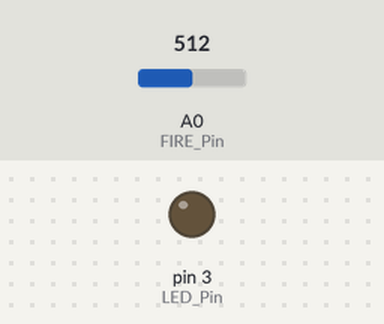
The sketch below on a simulated Arduino Uno, built with avr-gcc and run on an emulated ATmega328P. Parts: output pins drawn as LEDs (lit = HIGH). The inputs (shaded band) are chosen by the test bench; at power-on: A0 (FIRE_Pin) = 512. What the sketch prints to the serial monitor is not drawn.

Above: at 2.8 s.
2.9 s: A0 (FIRE_Pin) set to 537
At 5.1 s:
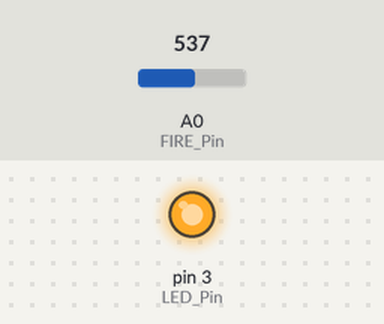
7.5 s: A0 (FIRE_Pin) set to 511
At 9.2 s:
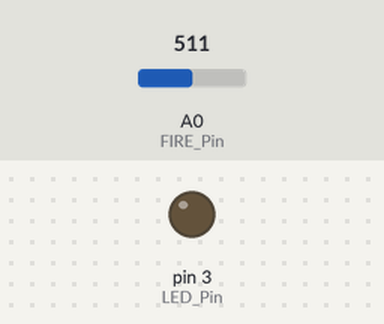
9.5 s: A0 (FIRE_Pin) set to 716
At 10.9 s:
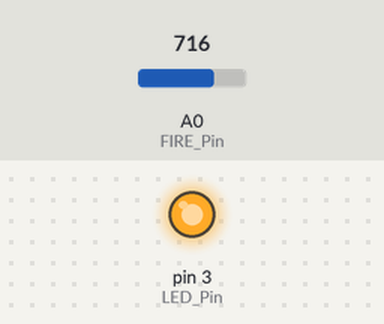
Timing chart, 0 to 12.5 s (numbered marks = the images above; inputs shaded):
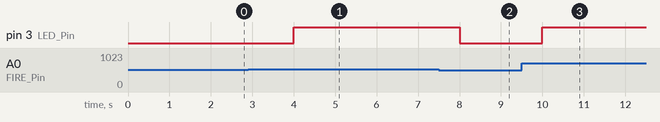

The sketch:

code.ino
```cpp
// (licence header left out)
#define FIRE_Pin A0  // 火焰传感器管脚，电压值0-1024
#define LED_Pin 3    // 报警指示灯管脚


int incomingByte = 0;             // 接收到的 data byte
String inputString = "";          // 用来储存接收到的内容
boolean newLineReceived = false;  // 前一次数据结束标志
boolean startBit = false;         //协议开始标志
int flag = 0;


String returntemp = "";  //存储返回值
int g_FIRE = 0;
int g_FIREThreshold = 50;

/*printf格式化字符串初始化*/
int serial_putc(char c, struct __file*) {
  Serial.write(c);
  return c;
}
void printf_begin(void) {
  fdevopen(&serial_putc, 0);
}
/**
* Function       setup
* @author        jeiker
* @date          2024.06.04
* @brief         初始化配置
* @param[in]     void
* @retval        void
* @par History   无
*/
void setup() {
  pinMode(LED_Pin, OUTPUT);  //初始化LED IO口为输出方式
  Serial.begin(9600);        //波特率9600 （WIFI通讯设定波特率）
  printf_begin();            //初始化printf
}
/**
* Function       loop
* @author        jeiker
* @date          2024.06.04
* @brief         根据收到的协议设置火焰报警大小并决定是否报警，最后返回数据协议包
* @param[in]     void
* @retval        void
* @par History   无
*/
void loop() {
  int val = analogRead(FIRE_Pin);  //读取A0口的电压值并赋值到val

  g_FIRE = map(val, 0, 1024, 0, 100);  //0-1024 划分到 0-100
  if (g_FIRE > g_FIREThreshold)        //如果检测到的火焰大小值大于收到微信界面发送时设定的火焰大小值
  {
    digitalWrite(LED_Pin, HIGH);  //蜂鸣器不叫
                                  //printf("$FIRE-0-0-%d#",X);  //打印当前火焰大小值
    Serial.print("$FIRE-0-0-X#");
  } else  //检测到的火焰大小值小于收到微信界面发送时设定的火焰大小值
  {
    digitalWrite(LED_Pin, LOW);  //蜂鸣器叫
    Serial.print("$FIRE-1-1-X#");
    // printf("$FIRE-1-1-%d#",X);  //打印当前火焰大小值
  }
  while (newLineReceived) {
    //Serial.println(inputString);
    if (inputString.indexOf("FIRE") == -1)  //如果要检索的字符串值“FIRE”没有出现
    {
      returntemp = "$FIRE-2-#";  //返回不匹配
      Serial.print(returntemp);  //返回协议数据包
      inputString = "";          // clear the string
      newLineReceived = false;   // 前一次数据结束标志
      break;
    }
    //$FIRE-X-X-0^
    int i = inputString.indexOf("^", 10);  //从接收到的数据中以第8位为起始位置检索字符串“-”的位置
                                           //  Serial.println(i);
    if (i > 0)                             //如果检索到了
    {
      String temp = inputString.substring(10, i);  //提取字符串中介于指定下标9到i之间的字符赋值给temp
      flag = temp.toInt();                         //将字符串temp转为整型赋值给g_GSThreshold
      //  Serial.println(temp);
    }

    if (flag == 0)  //如果检测到的火焰大小值大于收到微信界面发送时设定的火焰大小值
    {
      digitalWrite(LED_Pin, LOW);  //LED亮（报警）
      Serial.print("$FIRE-X-X-0#");
      //printf("$FIRE-X-X-%d#",g_FIRE);  //打印当前火焰值
    } else  //检测到的火焰大小值小于收到微信界面发送时设定的火焰大小值
    {
      digitalWrite(LED_Pin, HIGH);  //LED灭
                                    //  printf("$FIRE-X-X-%d#",g_FIRE);  //打印当前火焰大小值
      Serial.print("$FIRE-X-X-1#");
    }

    inputString = "";  // clear the string
    newLineReceived = false;
  }
  delay(2000);
}
/**
* Function       serialEvent
* @author        jeiker
* @date          2024.06.04
* @brief         串口接收中断
* @param[in]     void
* @retval        void
* @par History   无
*/
void serialEvent() {
  while (Serial.available())  //如果串口接收到数据则进入循环
  {
    incomingByte = Serial.read();  //一个字节一个字节地读，下一句是读到的放入字符串数组中组成一个完成的数据包
    if (incomingByte == '$')       //如果到来的字节是'$'，开始读取
    {
      startBit = true;
    }
    if (startBit == true) {
      inputString += (char)incomingByte;  // 全双工串口可以不用在下面加延时，半双工则要加的//
    }
    if (incomingByte == '^')  //如果到来的字节是'^'，读取结束
    {
      newLineReceived = true;
      startBit = false;
    }
  }
}
```

Measured:
- the behaviour switches between 522 and 523 on A0 (FIRE_Pin) (found by bisection; images 0 and 1)
- after the input at 2.9 s, pin 3 (LED_Pin): LOW → HIGH after 1.1 s
- after the input at 7.5 s, pin 3 (LED_Pin): HIGH → LOW after 0.50 s
- after the input at 9.5 s, pin 3 (LED_Pin): LOW → HIGH after 0.50 s
